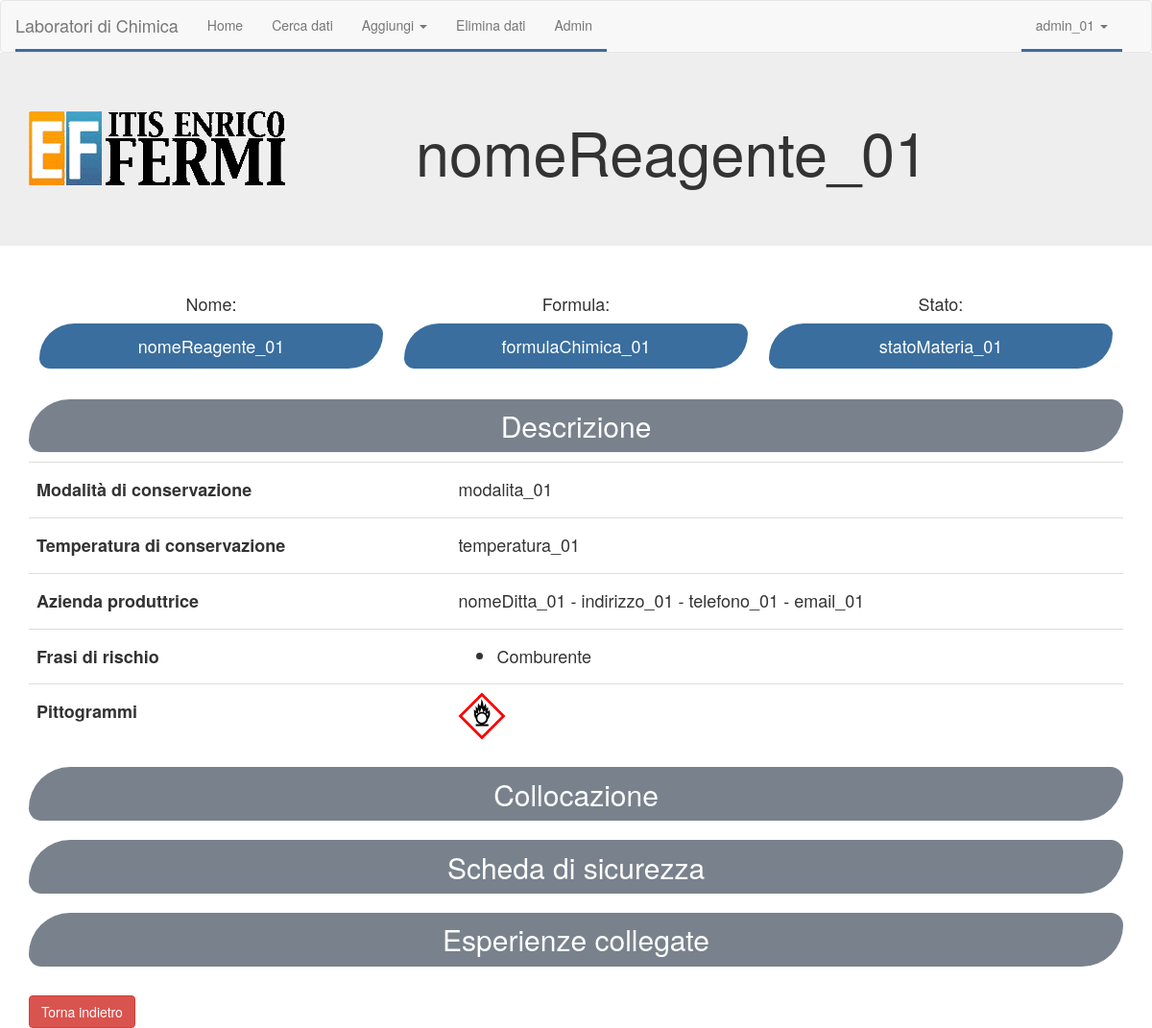
/Frontend/reagente.php?idReagente=1 (signed in), run on the app's committed database.
### tables this page shows
CREATE TABLE `reagente` (
  `idReagente` int(10) UNSIGNED NOT NULL,
  `nomeReagente` varchar(100) NOT NULL,
  `formulaChimica` varchar(50) NOT NULL,
  `idAspetto` int(10) UNSIGNED NOT NULL,
  `idDitta` int(10) UNSIGNED NOT NULL,
  `idModalita` int(10) UNSIGNED NOT NULL,
  `idScheda` int(10) UNSIGNED DEFAULT NULL
);

CREATE TABLE `aspetto` (
  `idAspetto` int(10) UNSIGNED NOT NULL,
  `statoMateria` varchar(50) NOT NULL
);

CREATE TABLE `modalitaconservazione` (
  `idModalita` int(10) UNSIGNED NOT NULL,
  `modalita` varchar(50) NOT NULL,
  `temperatura` varchar(50) NOT NULL
);

CREATE TABLE `dittaproduttrice` (
  `idDitta` int(10) UNSIGNED NOT NULL,
  `nomeDitta` varchar(50) NOT NULL,
  `indirizzo` varchar(50) NOT NULL,
  `telefono` varchar(50) NOT NULL,
  `email` varchar(50) NOT NULL
);

CREATE TABLE `possiede_r_p` (
  `idReagente` int(10) UNSIGNED NOT NULL,
  `idPittogramma` int(10) UNSIGNED NOT NULL
);

CREATE TABLE `pittogrammasicurezza` (
  `idPittogramma` int(10) UNSIGNED NOT NULL,
  `linkSimbolo` longtext NOT NULL,
  `fraseRischio` varchar(100) NOT NULL
);

### Frontend/reagente.php (the view, shortened to what this page needs)
<!DOCTYPE html>
<html>
	<head>
		<link rel="stylesheet" href="https://maxcdn.bootstrapcdn.com/bootstrap/3.4.1/css/bootstrap.min.css">
		<link rel="stylesheet" href="css/styles.css">
		<?php
			require_once('api/reagente.php');
		?>
	</head>
	<body>
		<nav class="navbar navbar-default" style="margin-bottom: 0%;">
			<div class="container-fluid">
				<div class="navbar-header navElemento navTitolo">
					<a class="navbar-brand" href="#">Laboratori di Chimica</a>
				</div>
				<div class="collapse navbar-collapse" id="navigazioneSito">
					<ul class="nav navbar-nav">
						<li><a href="/home.php" class="navElemento">Home</a></li>
						<li><a href="/consulta.php" class="navElemento">Cerca dati</a></li>
						<?php if(in_array($_SESSION['nomeCategoria'], array('Amministratore', 'Docente'))) { ?>
							<li class="dropdown">
								<a class="dropdown-toggle navElemento navElementoAggiungi" data-toggle="dropdown" href="#">Aggiungi
								<span class="caret"></span></a>
							</li>
						<?php } ?>
						<?php if(in_array($_SESSION['nomeCategoria'], array('Amministratore', 'Docente'))) { ?>
							<li><a href="/gestione.php" class="navElemento navElementoElimina">Elimina dati</a></li>
						<?php } ?>
						<?php if(in_array($_SESSION['nomeCategoria'], array('Amministratore'))) { ?>
							<li><a href="/admin.php" class="navElemento">Admin</a></li>
						<?php } ?>
					</ul>
					<ul class="nav navbar-nav navbar-right navbar-collapse">
						<li class="dropdown">
							<a class="dropdown-toggle navElemento" data-toggle="dropdown" href="#"><?php echo $_SESSION['username']; ?>
							<span class="caret"></span></a>
						</li>
					</ul>
				</div>
			</div>
		</nav>
		<div class="jumbotron container-fluid" style="text-align:center;">
			<div class="row">
				<div class="col-sm-3">
					<img src="media/logo_itis.gif">
				</div>
				<div class="col-sm-8">
					<h1><?php echo $nomeReagente; ?></h1>
				</div>
			</div>
		</div>
		<div class="container">
			<div class="container-fluid">
				<div class="row">
					<div class="col-sm-4 text-center" style="padding:1%;">
						<h4>Nome:</h4>
						<div class="caratteristiche">
							<h4><?php echo $nomeReagente; ?></h4>
						</div>
					</div>
					<div class="col-sm-4 text-center" style="padding:1%;">
						<h4>Formula:</h4>
						<div class="caratteristiche">
							<h4><?php echo $formulaChimica; ?></h4>
						</div>
					</div>
					<div class="col-sm-4 text-center" style="padding:1%;">
						<h4>Stato:</h4>
						<div class="caratteristiche">
							<h4><?php echo $statoMateria; ?></h4>
						</div>
					</div>
				</div>
			</div>
			<h2 class="titoloSezione text-center">Descrizione</h2>
			<table class="table">
				<tbody>
					<tr>
						<td><h4><b>Modalit&agrave; di conservazione</b></h4></td>
						<td><h4><?php echo $modalita; ?></h4></td>
					</tr>
					<tr>
						<td><h4><b>Temperatura di conservazione</b></h4></td>
						<td><h4><?php echo $temperatura; ?></h4></td>
					</tr>
					<tr>
						<td><h4><b>Azienda produttrice</b></h4></td>
						<td><h4><?php echo $nomeDitta . " - " . $indirizzo . " - " . $telefono . " - " . $email; ?></h4></td>
					</tr>
					<tr>
						<td><h4><b>Frasi di rischio</b></h4></td>
						<td>
							<h4>
								<ul>
									<?php stampaFrasi(); ?>
								</ul>
							</h4>
						</td>
						<tr>
							<td><h4><b>Pittogrammi</b></h4></td>
							<td>
								<?php stampaPittogrammi(); ?>
							</td>
						</tr>
					</tr>
				</tbody>
			</table>
			<h2 class="titoloSezione text-center" id="mostra-tabella-collocazione">Collocazione</h2>
			<h2 class="titoloSezione text-center" id="mostra-tabella-scheda">Scheda di sicurezza</h2>
			<h2 class="titoloSezione text-center" id="mostra-tabella-esperienze">Esperienze collegate</h2>
			<br>
			<div class="row-fluid">
				<a href="consulta.php"><button class="btn btn-danger">Torna indietro</button></a>
			</div>
		</div>
	</body>
</html>

### Frontend/api/reagente.php (shortened to what this page needs)
<?php
require('dbconnect.php');
$idReagente = "";
if(isset($_GET['idReagente'])) {
    $idReagente = $_GET['idReagente'];
} else {
    echo "<b>Il reagente non è stato selezionato correttamente</b>";
}
function stampaPittogrammi()
{
    global $pittogrammiFrase;
    for($i = 0; $i < count($pittogrammiFrase); $i++)
    {
        echo "<img title=\"".$pittogrammiFrase[$i]['fraseRischio']."\" alt=\"".$pittogrammiFrase[$i]['fraseRischio']."\" src=\"".$pittogrammiFrase[$i]['linkSimbolo']."\" width=\"50\" height=\"50\"/>";
    }
}
function stampaFrasi()
{
    global $pittogrammiFrase;
    for($i = 0; $i < count($pittogrammiFrase); $i++)
    {
        echo "<li>".$pittogrammiFrase[$i]['fraseRischio']."</li>";
    }
}
function getLinkFrasePittogramma($idReagente)
{
    global $connection;
    $query = "SELECT * FROM possiede_r_p
                INNER JOIN pittogrammasicurezza
                    ON pittogrammasicurezza.idPittogramma = possiede_r_p.idPittogramma
                WHERE possiede_r_p.idReagente = '$idReagente';";
    $result = mysqli_query($connection, $query)
        or die ("Errore nella query " . mysqli_error($connection) . "<br>");
    $ret = array();
    $i = 0;
    while ($row = mysqli_fetch_array($result)) {
        $ret[$i]['linkSimbolo']  = $row['linkSimbolo'];
        $ret[$i]['fraseRischio'] = $row['fraseRischio'];
        $i++;
    }
    return $ret;
}
function estraiSchedaReagente($idReagente)
{
    global $connection;
    $query = "SELECT * FROM reagente
                INNER JOIN aspetto
                    ON reagente.idAspetto = aspetto.idAspetto
                INNER JOIN dittaproduttrice
                    ON reagente.idDitta = dittaproduttrice.idDitta
                INNER JOIN modalitaconservazione
                    ON reagente.idModalita = modalitaconservazione.idModalita
                INNER JOIN schedasicurezza
                    ON reagente.idScheda = schedasicurezza.idScheda
                WHERE reagente.idReagente = '$idReagente';";
    $result = mysqli_query($connection, $query)
        or die ("Errore nella query " . mysqli_error($connection) . "<br>");
    $row = mysqli_fetch_array($result);
    $nomeReagente   = $row['nomeReagente'];
    $formulaChimica = $row['formulaChimica'];
    $statoMateria   = $row['statoMateria'];
    $nomeDitta = $row['nomeDitta'];
    $indirizzo = $row['indirizzo'];
    $telefono  = $row['telefono'];
    $email     = $row['email'];
    $modalita    = $row['modalita'];
    $temperatura = $row['temperatura'];
    $pittogrammiFrase = getLinkFrasePittogramma($idReagente);
}
estraiSchedaReagente($idReagente);
?>

### Frontend/css/styles.css (style rules this page uses)
.caratteristiche { border-radius: 50px 15px 50px 15px; border-style: none; color:white; background: #3a6e9e; transition: 0.2s; padding:1%; }
.titoloSezione { border-radius: 50px 15px 50px 15px; border-style:none; color:white; background: #79828c; transition: 0.2s; padding:1%; }
.navElemento { border-bottom: solid; border-bottom-color: #3a6e9e; transition: 0.1s; }

### data on the page
reagente: nomeReagente "nomeReagente_01", formulaChimica "formulaChimica_01", idAspetto.statoMateria "statoMateria_01", idModalita.modalita "modalita_01", idModalita.temperatura "temperatura_01", idDitta.nomeDitta "nomeDitta_01", idDitta.indirizzo "indirizzo_01", idDitta.telefono "telefono_01", idDitta.email "email_01"
possiede_r_p: idPittogramma.fraseRischio "Comburente", idPittogramma.linkSimbolo (picture)

### other printed values
$_SESSION['username'] "admin_01"
